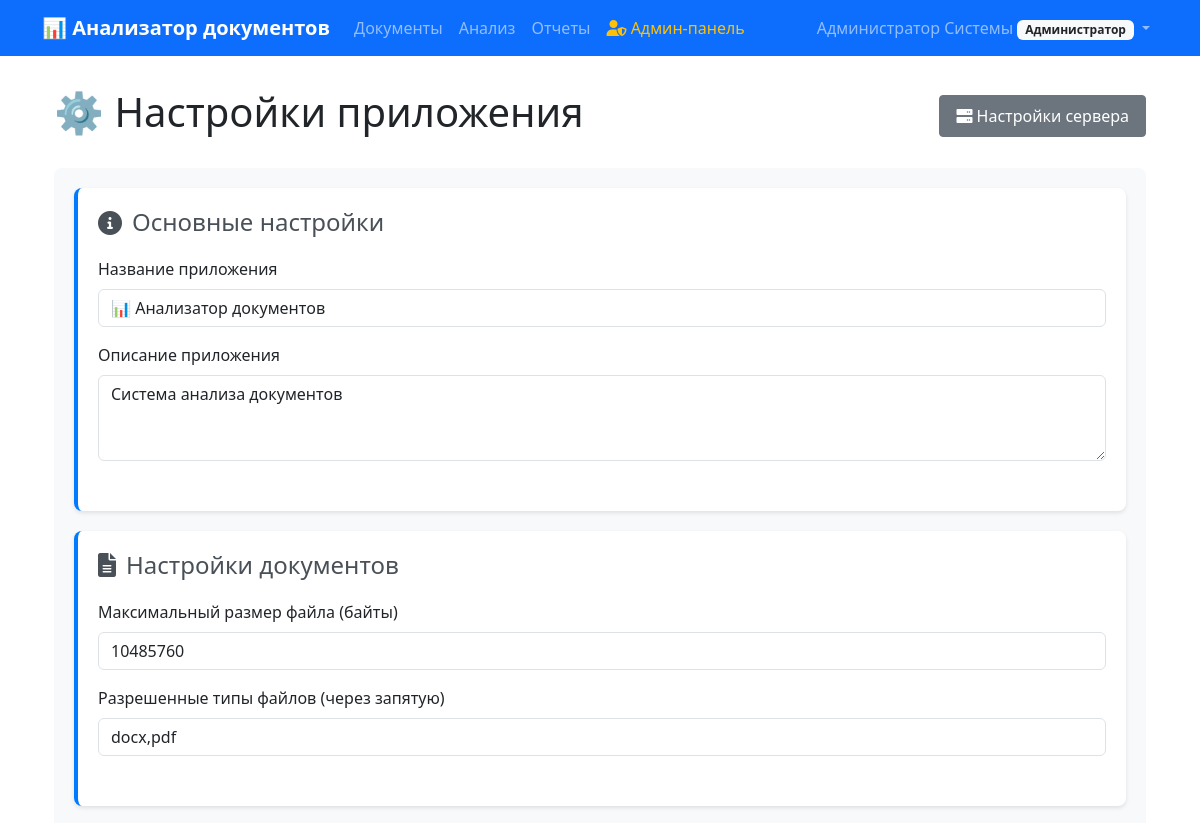
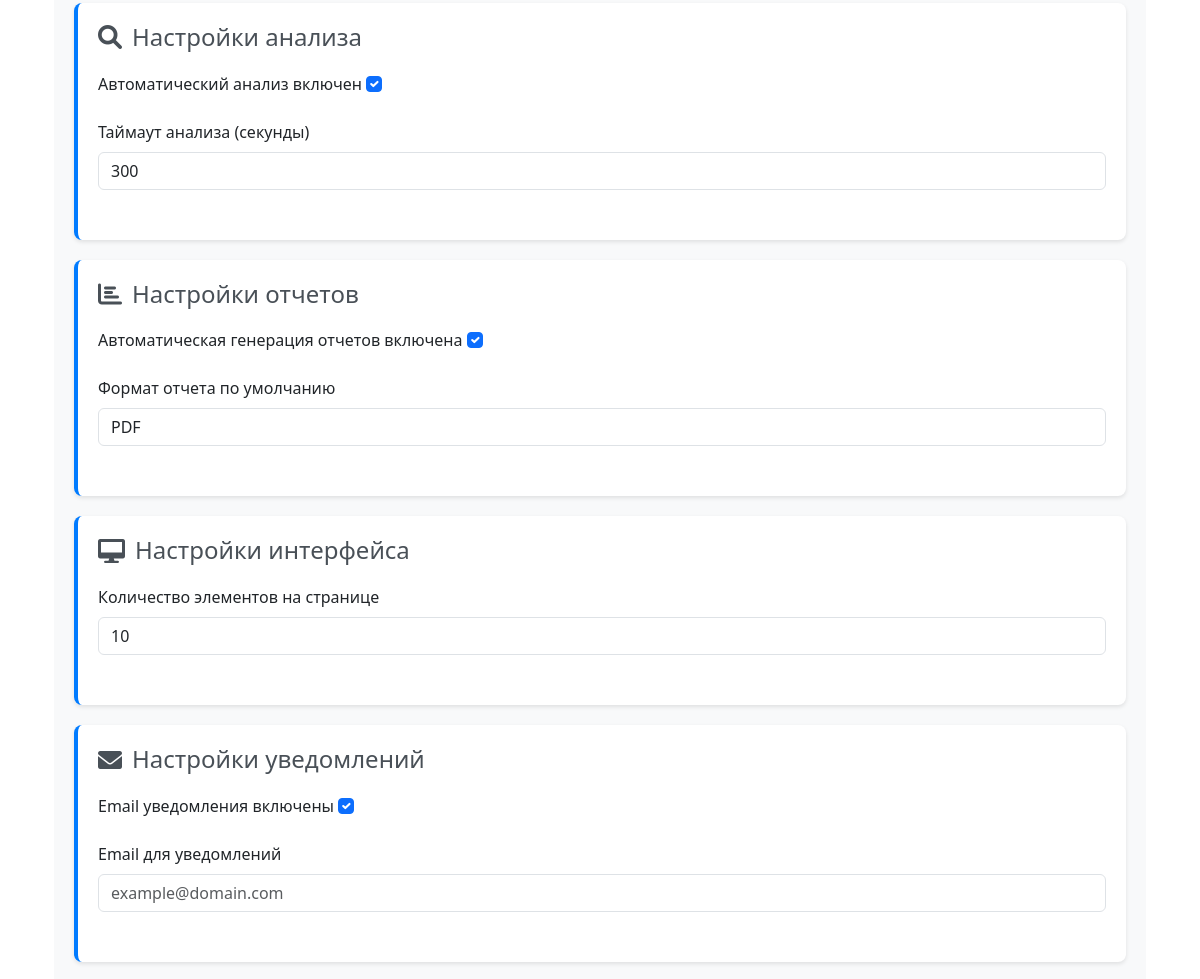
The app's page /users/admin/application-settings/ (signed in, upper part), older data (2 pictures, top to bottom).
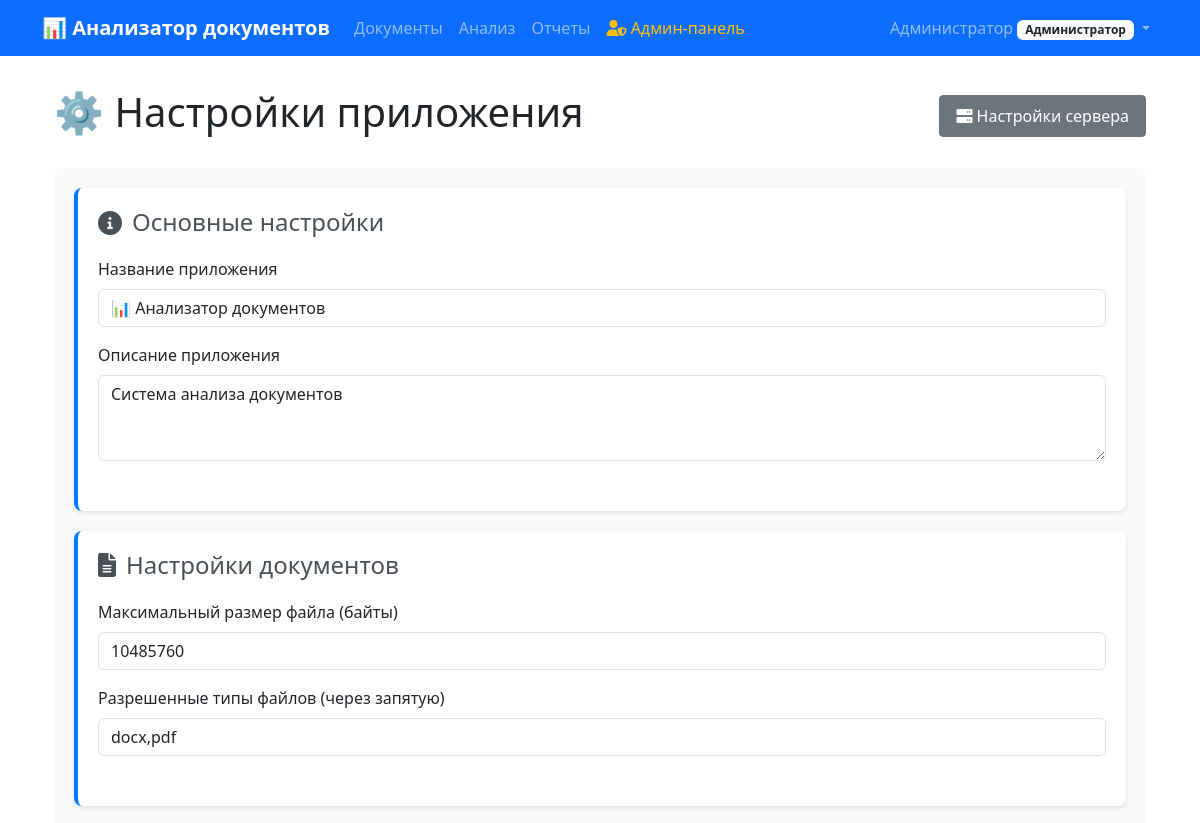
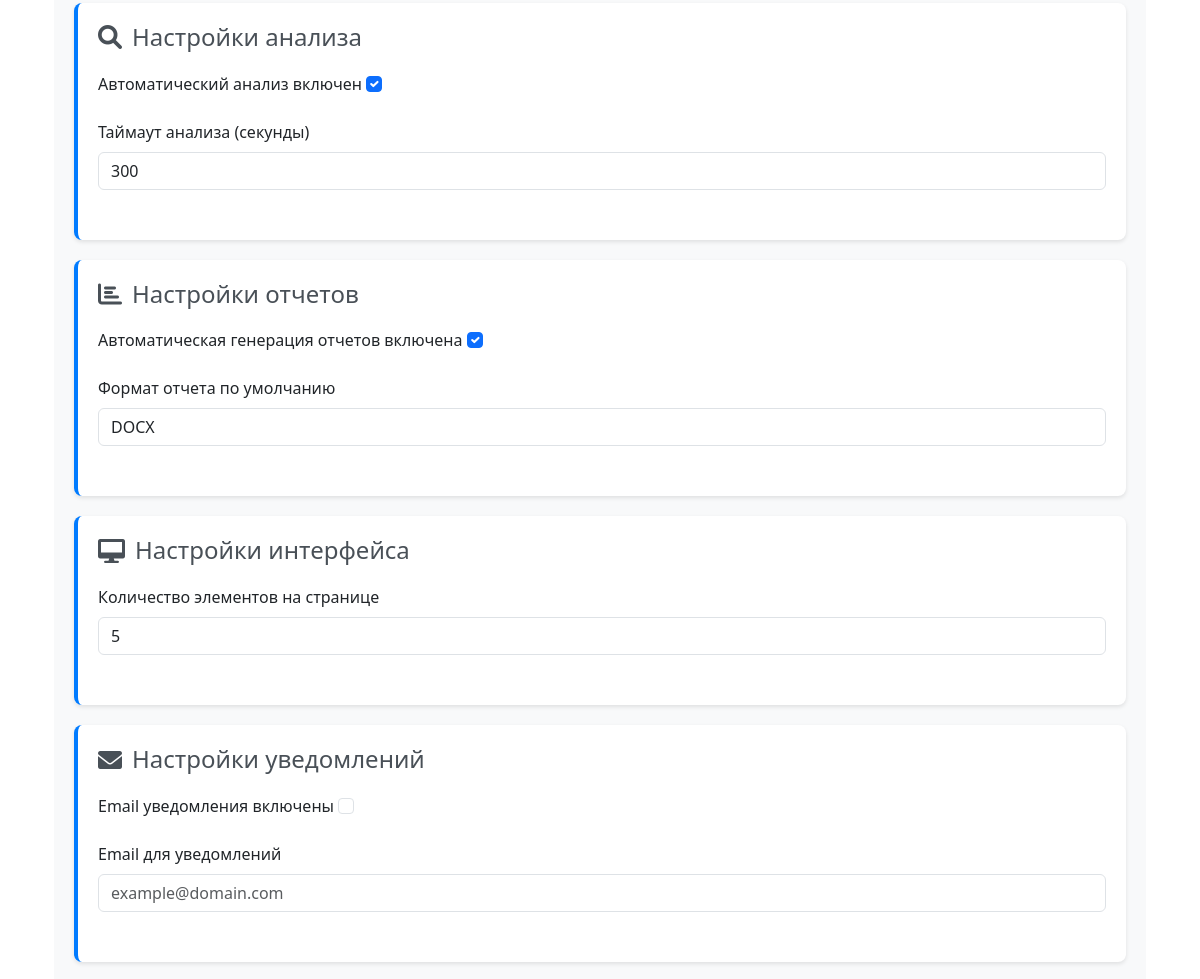
The same page, newer data (2 pictures, top to bottom).
### users/models.py (models this page shows, shortened)
class User(AbstractUser):
    ROLE_CHOICES = [
        ('admin', 'Администратор'),
        ('manager', 'Руководитель'),
        ('viewer', 'Наблюдатель'),
    ]
    role = models.CharField(
        max_length=20,
        choices=ROLE_CHOICES,
        default='viewer',
        verbose_name='Роль'
    )
    department = models.CharField(
        max_length=100,
        blank=True,
        verbose_name='Отдел'
    )
    phone = models.CharField(
        max_length=20,
        blank=True,
        verbose_name='Телефон'
    )
    notification_settings = models.JSONField(
        default=dict,
        blank=True,
        verbose_name='Настройки уведомлений'
    )
    created_at = models.DateTimeField(
        auto_now_add=True,
        verbose_name='Дата создания'
    )
    updated_at = models.DateTimeField(
        auto_now=True,
        verbose_name='Дата обновления'
    )
    class Meta:
        verbose_name = 'Пользователь'
        verbose_name_plural = 'Пользователи'
        ordering = ['username']

### settings/models.py (models this page shows, shortened)
class ApplicationSettings(models.Model):
    app_name = models.CharField(
        max_length=100,
        default='📊 Анализатор документов',
        verbose_name='Название приложения'
    )
    app_description = models.TextField(
        default='Система анализа документов',
        verbose_name='Описание приложения'
    )
    max_file_size = models.PositiveIntegerField(
        default=10485760,  # 10MB
        verbose_name='Максимальный размер файла (байты)'
    )
    allowed_file_types = models.TextField(
        default='docx,pdf',
        verbose_name='Разрешенные типы файлов (через запятую)'
    )
    auto_analysis_enabled = models.BooleanField(
        default=True,
        verbose_name='Автоматический анализ включен'
    )
    analysis_timeout = models.PositiveIntegerField(
        default=300,  # 5 минут
        verbose_name='Таймаут анализа (секунды)'
    )
    default_neural_network_model = models.CharField(
        max_length=100,
        default='llama3',
        verbose_name='Модель нейросети по умолчанию'
    )
    auto_reports_enabled = models.BooleanField(
        default=True,
        verbose_name='Автоматическая генерация отчетов включена'
    )
    default_report_format = models.CharField(
        max_length=10,
        choices=[('pdf', 'PDF'), ('docx', 'DOCX')],
        default='pdf',
        verbose_name='Формат отчета по умолчанию'
    )
    items_per_page = models.PositiveIntegerField(
        default=10,
        verbose_name='Количество элементов на странице'
    )
    email_notifications_enabled = models.BooleanField(
        default=False,
        verbose_name='Email уведомления включены'
    )
    notification_email = models.EmailField(
        blank=True,
        verbose_name='Email для уведомлений'
    )
    session_timeout = models.PositiveIntegerField(
        default=3600,  # 1 час
        verbose_name='Таймаут сессии (секунды)'
    )
    max_login_attempts = models.PositiveIntegerField(
        default=5,
        verbose_name='Максимальное количество попыток входа'
    )
    created_at = models.DateTimeField(auto_now_add=True, verbose_name='Создано')
    updated_at = models.DateTimeField(auto_now=True, verbose_name='Обновлено')
    updated_by = models.ForeignKey(
        User,
        on_delete=models.SET_NULL,
        null=True,
        blank=True,
        verbose_name='Обновлено пользователем'
    )
    class Meta:
        verbose_name = 'Настройки приложения'
        verbose_name_plural = 'Настройки приложения'
    @classmethod
    def get_settings(cls):
        settings, created = cls.objects.get_or_create(
            defaults={
                'app_name': '📊 Анализатор документов',
                'app_description': 'Система анализа документов',
                'items_per_page': 10,
                'default_neural_network_model': 'llama3',
            }
        )
        return settings

### users/admin_views.py (the view, shortened to what this page needs)
# urls.py: path('admin/application-settings/', admin_views.AdminApplicationSettingsView.as_view(), name='admin_application_settings'),
class AdminApplicationSettingsView(AdminRequiredMixin, CreateView):
    model = ApplicationSettings
    form_class = ApplicationSettingsForm
    template_name = 'users/admin/application_settings.html'
    def get_object(self):
        return ApplicationSettings.get_settings()
    def get_form_kwargs(self):
        kwargs = super().get_form_kwargs()
        kwargs['instance'] = self.get_object()
        return kwargs
    def get_context_data(self, **kwargs):
        context = super().get_context_data(**kwargs)
        context['settings'] = self.get_object()
        return context

### users/admin_views.py (called while the page is built)
    def test_func(self):
        return self.request.user.is_authenticated and (
            self.request.user.is_superuser or
            self.request.user.role == 'admin'
        )

### templates/users/admin/application_settings.html (shortened to what the changed rows need)
{% extends 'users/admin/base.html' %}
{% load static %}
{% block content %}
<div class="container-fluid">
    <div class="row">
        <div class="col-12">
            <div class="d-flex justify-content-between align-items-center mb-4">
                <h1>⚙️ Настройки приложения</h1>
            </div>
            <div class="settings-container">
                <form method="post">
                    <div class="settings-card">
                        <div class="form-section">
                            <div class="mb-3">
                                <label for="{{ form.app_name.id_for_label }}" class="form-label">{{ form.app_name.label }}</label>
                                {{ form.app_name }}
                            </div>
                            <div class="mb-3">
                                <label for="{{ form.app_description.id_for_label }}" class="form-label">{{ form.app_description.label }}</label>
                                {{ form.app_description }}
                            </div>
                        </div>
                    </div>
                    <div class="settings-card">
                        <div class="form-section">
                            <div class="mb-3">
                                <label for="{{ form.max_file_size.id_for_label }}" class="form-label">{{ form.max_file_size.label }}</label>
                                {{ form.max_file_size }}
                            </div>
                            <div class="mb-3">
                                <label for="{{ form.allowed_file_types.id_for_label }}" class="form-label">{{ form.allowed_file_types.label }}</label>
                                {{ form.allowed_file_types }}
                            </div>
                        </div>
                    </div>
                    <div class="settings-card">
                        <div class="form-section">
                            <div class="mb-3">
                                <label for="{{ form.auto_analysis_enabled.id_for_label }}" class="form-label">
                                    {{ form.auto_analysis_enabled.label }}
                                    {{ form.auto_analysis_enabled }}
                                </label>
                            </div>
                            <div class="mb-3">
                                <label for="{{ form.analysis_timeout.id_for_label }}" class="form-label">{{ form.analysis_timeout.label }}</label>
                                {{ form.analysis_timeout }}
                            </div>
                        </div>
                    </div>
                    <div class="settings-card">
                        <div class="form-section">
                            <div class="mb-3">
                                <label for="{{ form.auto_reports_enabled.id_for_label }}" class="form-label">
                                    {{ form.auto_reports_enabled.label }}
                                    {{ form.auto_reports_enabled }}
                                </label>
                            </div>
                            <div class="mb-3">
                                <label for="{{ form.default_report_format.id_for_label }}" class="form-label">{{ form.default_report_format.label }}</label>
                                {{ form.default_report_format }}
                            </div>
                        </div>
                    </div>
                    <div class="settings-card">
                        <div class="form-section">
                            <div class="mb-3">
                                <label for="{{ form.items_per_page.id_for_label }}" class="form-label">{{ form.items_per_page.label }}</label>
                                {{ form.items_per_page }}
                            </div>
                        </div>
                    </div>
                    <div class="settings-card">
                        <div class="form-section">
                            <div class="mb-3">
                                <label for="{{ form.email_notifications_enabled.id_for_label }}" class="form-label">
                                    {{ form.email_notifications_enabled.label }}
                                    {{ form.email_notifications_enabled }}
                                </label>
                            </div>
                            <div class="mb-3">
                                <label for="{{ form.notification_email.id_for_label }}" class="form-label">{{ form.notification_email.label }}</label>
                                {{ form.notification_email }}
                            </div>
                        </div>
                    </div>
                </form>
            </div>
        </div>
    </div>
</div>
{% endblock %}

### templates/base/base.html (shortened to what this page needs)
<!DOCTYPE html>
<html lang="ru">
<head>
    <link href="https://cdn.jsdelivr.net/npm/bootstrap@5.3.0/dist/css/bootstrap.min.css" rel="stylesheet">
    <link href="https://cdnjs.cloudflare.com/ajax/libs/font-awesome/6.0.0/css/all.min.css" rel="stylesheet">
</head>
<body>
    <nav class="navbar navbar-expand-lg navbar-dark bg-primary">
        <div class="container">
            <a class="navbar-brand" href="{% url 'documents:list' %}">
                📊 Анализатор документов
            </a>
            <div class="collapse navbar-collapse" id="navbarNav">
                <ul class="navbar-nav me-auto">
                    <li class="nav-item">
                        <a class="nav-link" href="{% url 'documents:list' %}">Документы</a>
                    </li>
                    <li class="nav-item">
                        <a class="nav-link" href="{% url 'analysis:list' %}">Анализ</a>
                    </li>
                    <li class="nav-item">
                        <a class="nav-link" href="{% url 'reports:list' %}">Отчеты</a>
                    </li>
                    {% if user.is_authenticated and user.is_superuser or user.role == 'admin' %}
                        <li class="nav-item">
                            <a class="nav-link text-warning" href="{% url 'users:admin_list' %}">
                                <i class="fas fa-user-shield"></i> Админ-панель
                            </a>
                        </li>
                    {% endif %}
                </ul>
                <ul class="navbar-nav">
                    {% if user.is_authenticated %}
                        <li class="nav-item dropdown">
                            <a class="nav-link dropdown-toggle" href="#" role="button" data-bs-toggle="dropdown">
                                {{ user.get_full_name|default:user.username }}
                                <span class="badge bg-light text-dark">{{ user.get_role_display }}</span>
                            </a>
                        </li>
                    {% else %}
                        <li class="nav-item">
                            <a class="nav-link" href="{% url 'users:login' %}">Войти</a>
                        </li>
                    {% endif %}
                </ul>
            </div>
        </div>
    </nav>
    <div class="container main-content">
        {% block content %}{% endblock %}
    </div>
</body>
</html>

Row changes from the older to the newer data that the page shows:
changed User "Администратор": get_full_name "Администратор Системы" → "Администратор"
changed ApplicationSettings "📊 Анализатор документов": default_report_format "PDF" → "DOCX"; items_per_page "10" → "5"; email_notifications_enabled "☑" → "☐"
